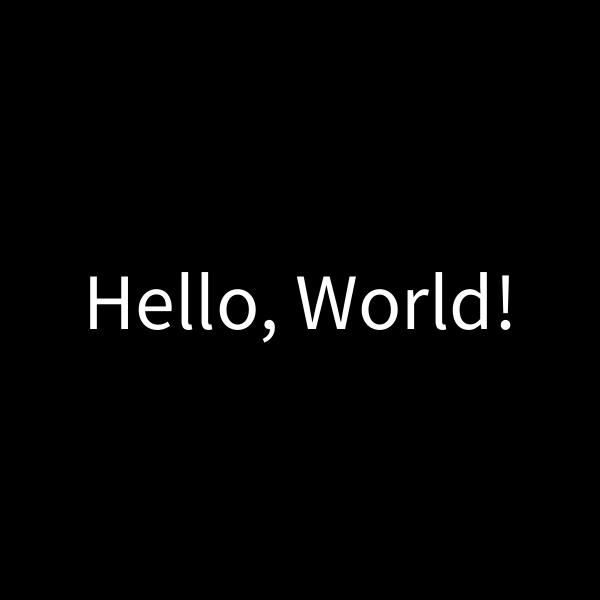
Frame 1 (no input)
Frame 60 (the mouse pressed at the canvas centre just before this capture): identical to frame 1, image omitted
Frame 120 (the mouse held since frame 60 and released just before this capture): identical to frame 1, image omitted

The Processing sketch that drew this single still picture (run headless with seeded random() and noise(); from frame 60 on, the mouse is pressed at the canvas centre):

// Processing sketch: HelloWorldExample
// ── HelloWorldExample.pde
void setup(){
  size(600,600);
  println("Hello, World!");
}

void draw() {
  background(0);
  textAlign(CENTER,CENTER);
  textSize(80);
  text("Hello, World!", width/2, height/2);
}
